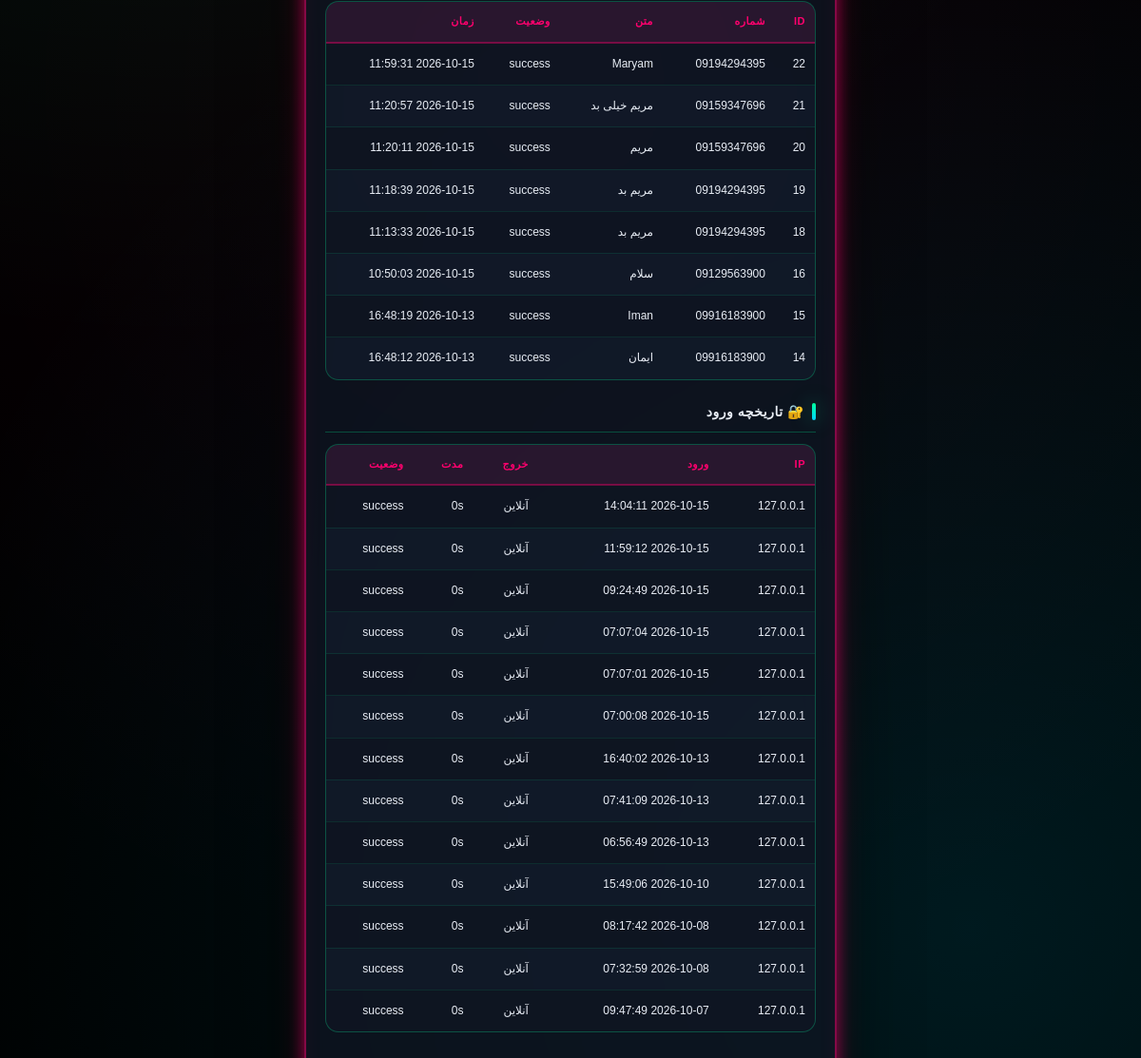
The page /admin/user/1 (signed in, lower part) on the database as committed earlier.
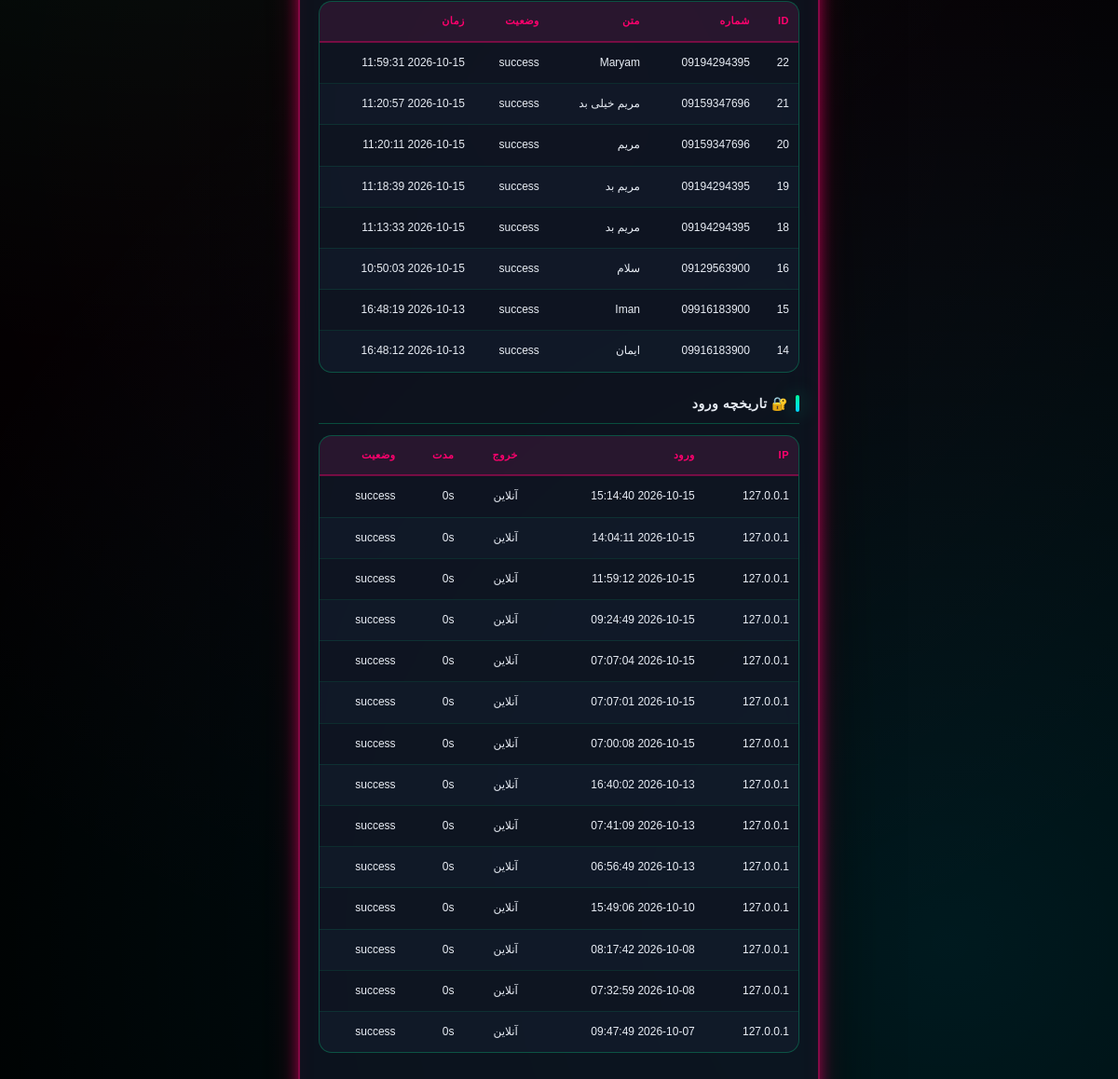
The same page on the database as committed later.
### tables this page shows
CREATE TABLE sent_sms (
        id INTEGER PRIMARY KEY AUTOINCREMENT,
        user_id INTEGER, phone TEXT, message TEXT, status TEXT,
        created_at TIMESTAMP DEFAULT CURRENT_TIMESTAMP);

CREATE TABLE login_logs (
        id INTEGER PRIMARY KEY AUTOINCREMENT,
        user_id INTEGER, username TEXT, ip TEXT, user_agent TEXT,
        login_time TIMESTAMP DEFAULT CURRENT_TIMESTAMP,
        logout_time TIMESTAMP, duration_seconds INTEGER DEFAULT 0,
        status TEXT DEFAULT 'success');

### app.py (the view)
@app.route("/admin/user/<int:user_id>")
@admin_required
def admin_user_detail(user_id):
    user = get_user(user_id)
    if not user:
        return "کاربر پیدا نشد", 404
    premium_status = get_premium_status(user_id)
    return render_template("admin_user_detail.html",
        user=user,
        user_sms=get_all_sms(100, user_id=user_id),
        user_logins=get_user_logins(user_id, limit=50),
        sms_count=count_sms(user_id=user_id),
        sms_left=sms_remaining(user_id),
        days_left=days_remaining(user_id),
        time_left=time_remaining_detailed(user_id),
        premium=premium_status)

### app.py (called while the page is built)
@app.context_processor
def inject_global_settings():
    try:
        if session.get("is_admin"):
            s = get_admin_settings()
        elif session.get("user_id"):
            s = get_user_settings(session["user_id"])
        else:
            s = {"avatar": None, "bg": None, "theme": "neon"}
    except Exception:
        s = {"avatar": None, "bg": None, "theme": "neon"}
    return {"current_settings": s}

@app.after_request
def _security_headers(response):
    if response.content_type and 'text/html' in response.content_type:
        response.headers["Cache-Control"] = "no-store, no-cache, must-revalidate, max-age=0"
        response.headers["Pragma"] = "no-cache"
        response.headers["Expires"] = "0"
    """هدرهای امنیتی"""
    response.headers["X-Content-Type-Options"] = "nosniff"
    response.headers["X-Frame-Options"] = "SAMEORIGIN"
    response.headers["X-XSS-Protection"] = "1; mode=block"
    response.headers["Referrer-Policy"] = "no-referrer"
    response.headers["Permissions-Policy"] = "geolocation=(), microphone=(), camera=()"
    return response

### database.py (called while the page is built)
def get_admin_settings():
    return get_user_settings(ADMIN_ID)

### templates/admin_user_detail.html (shortened to what this page needs)
<!DOCTYPE html>
<html lang="fa" dir="rtl">
<head><link rel="stylesheet" href="/static/style.css"><link href="https://cdn.jsdelivr.net/gh/rastikerdar/vazirmatn@v33.003/Vazirmatn-font-face.css" rel="stylesheet">
<link rel="stylesheet" href="/static/scroll-fix.css"><link rel="icon" type="image/png" href="/static/icons/icon-192.png"><link rel="apple-touch-icon" href="/static/apple-touch-icon.png"></head>
<body class="matrix-bg admin-view">
<div class="container">
    <div class="table-wrap">
        <table>
            <tr><th>ID</th><th>شماره</th><th>متن</th><th>وضعیت</th><th>زمان</th></tr>
            {% for row in user_sms %}
            <tr><td>{{ row[0] }}</td><td>{{ row[2] }}</td><td>{{ row[3] }}</td><td>{{ row[4] }}</td><td>{{ row[5] }}</td></tr>
            {% endfor %}
        </table>
    </div>
    <h2 class="red-title">🔐 تاریخچه ورود</h2>
    <div class="table-wrap">
        <table>
            <tr><th>IP</th><th>ورود</th><th>خروج</th><th>مدت</th><th>وضعیت</th></tr>
            {% for row in user_logins %}
            <tr><td>{{ row[3] }}</td><td>{{ row[5] }}</td><td>{{ row[6] or 'آنلاین' }}</td><td>{{ row[7] }}s</td><td>{{ row[8] }}</td></tr>
            {% endfor %}
        </table>
    </div>
</div>
{% include "_global_bg.html" %}
</body></html>

Rows that differ between the two databases and show on the page:
added login_logs: ip "127.0.0.1", login_time "2026-10-15 15:14:40", row "آنلاین", duration_seconds "0", status "success"
